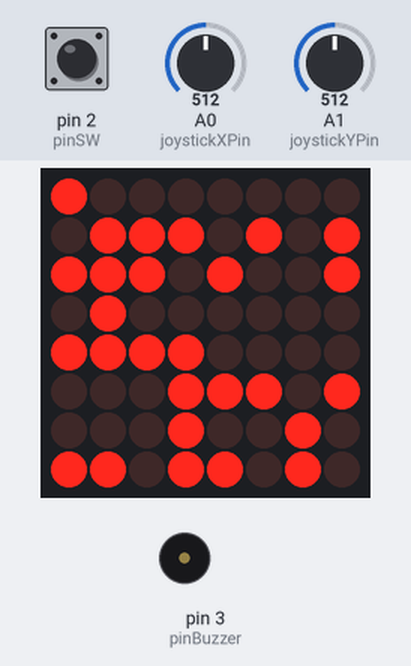
Bench run of a sketch on a simulated Arduino Uno, built with avr-gcc and run on an emulated ATmega328P. Parts: 8×8 LED matrix, buzzer (waves = sounding). The test bench sets the inputs (shaded band); at power-on: A0 (joystickXPin) = 512, pin 2 (pinSW) HIGH, A1 (joystickYPin) = 512. Random numbers use the default seed unless the sketch sets one.

Above: at 1.2 s.
1.3 s: A0 (joystickXPin) set to 887
3.0 s: A0 (joystickXPin) set to 909
At 4.6 s:
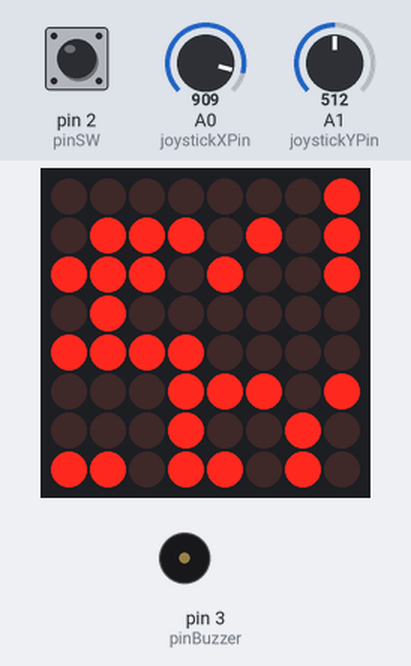
6.0 s: pin 2 (pinSW) pulled LOW for 1 s
At 6.8 s:
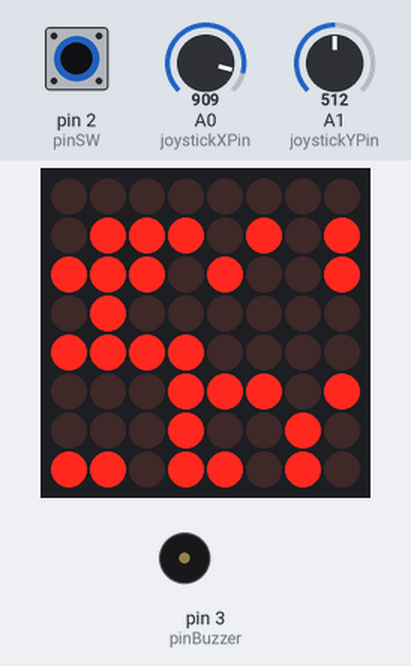
10.0 s: A0 (joystickXPin) set to 190
At 12.0 s:
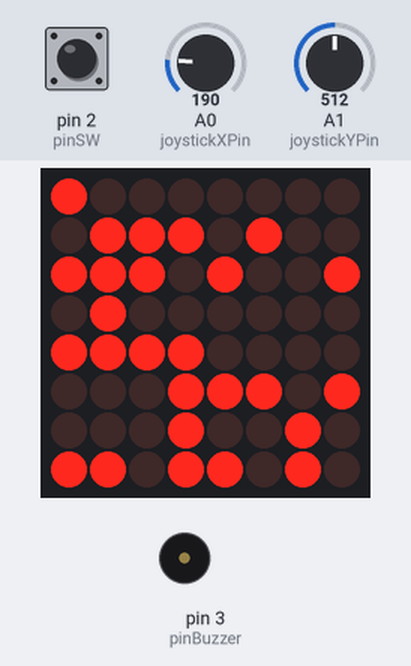
Timing chart, 0 to 13.5 s (numbered marks = the images above; inputs shaded):
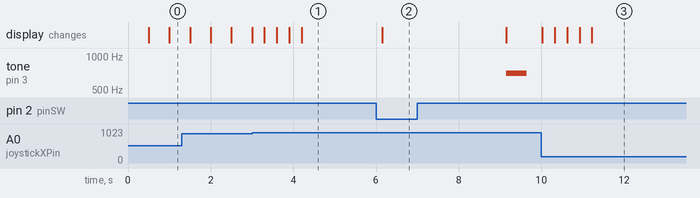

Measured:
- the behaviour switches between 900 and 901 on A0 (joystickXPin) (found by bisection; images 0 and 1)
- after the input at 6.0 s, tone on pin 3 (pinBuzzer): silent → 700 Hz after 3.2 s, → silent 0.50 s later; the display: changes after 0.16 s (image 2)

The sketch:

tema7.ino
```cpp
#include <LedControl.h>

// Initialize the LED matrix
LedControl lc = LedControl(12, 11, 10, 1); // (DataIn, CLK, LOAD, Number of MAX7219 ICs)

// Define variables for joystick pins
const int pinSW = 2;
const int joystickXPin = A0;
const int joystickYPin = A1;

const int pinBuzzer = 3;

// Matrix size
const int matrixSize = 8;
byte matrixBrightness = 5;

int freqBuzzer = 700;
int timeBuzzer = 500;

// 2D array to represent the matrix
byte mapPlay[matrixSize][matrixSize];

// Player position
int playerX = 0;
int playerY = 0;

// Player blinking variables
bool isPlayerVisible = true;
bool isPlayerBlinking = true;  // Added variable to control player blinking
unsigned long lastPlayerBlinkTime = 0;
const unsigned long playerBlinkInterval = 500; // Player blinks every 500 milliseconds

// Player movement variables
bool isPlayerMoving = false;
unsigned long lastMoveTime = 0;
const unsigned long moveInterval = 200; // Move every 200 milliseconds

// Bomb variables
bool isBombPlaced = false;
unsigned long bombStartTime = 0;
unsigned long lastBombBlinkTime = 0;
const unsigned long bombBlinkInterval = 50; // Bomb blinks every 100 milliseconds
const unsigned long bombDetonationTime = 3000; // Bomb detonates after 5 seconds

unsigned long previousMillis = 0;
unsigned long lastDebounceTime = 0;
unsigned long debounceDelay = 150;

int lastSwState = HIGH; // Assume switch is initially not pressed
int swState = HIGH;

bool bombLedState = false;

void generateMap(){
  // Calculate the number of LEDs to set randomly (50% to 75% of the remaining matrix)
  int numLedsToSet = random((matrixSize * matrixSize) / 2, ((matrixSize * matrixSize) / 2) + ((matrixSize * matrixSize) / 4));

  // Set random LEDs within the specified range, excluding the top-left square
  for (int i = 0; i < numLedsToSet; ++i) {
    int row, col;

    // Generate random coordinates
    row = random(1, matrixSize); // Avoid the first row
    col = random(matrixSize);

    // Set the LED
    lc.setLed(0, row, col, true);
    mapPlay[row][col] = 1;
  }
}

void player() {
  // Blinking effect
  unsigned long currentTime = millis();

  // Check if the player is not moving and enough time has passed since the last blink
  if (!isBombPlaced && isPlayerBlinking && !isPlayerMoving && currentTime - lastPlayerBlinkTime >= playerBlinkInterval) {
    isPlayerVisible = !isPlayerVisible;
    lastPlayerBlinkTime = currentTime;
  }

  // Display the player on the LED matrix
  if (isPlayerVisible && !isBombPlaced) {
    lc.setLed(0, playerY, playerX, true);
  } else {
    lc.setLed(0, playerY, playerX, false);
  }

   if (isPlayerMoving){
    lc.setLed(0, playerY, playerX, true);
  }

  if (isBombPlaced){
    lc.setLed(0, playerY, playerX, false);
  }
}

void movePlayer(int deltaX, int deltaY) {
  // Check if the player is moving
  isPlayerMoving = (deltaX != 0 || deltaY != 0);

  // Check if enough time has passed since the last movement
  unsigned long currentTime = millis();
  if (currentTime - lastMoveTime >= moveInterval) {
    // Check if the next position is within the boundaries and not a wall
    int nextX = playerX + deltaX;
    int nextY = playerY + deltaY;

    if (nextX >= 0 && nextX < matrixSize && nextY >= 0 && nextY < matrixSize && mapPlay[nextY][nextX] != 1) {
      // Clear the current player position
      lc.setLed(0, playerY, playerX, false);

      // Update the player position
      playerX = nextX;
      playerY = nextY;
    }

    // Update the last movement time
    lastMoveTime = currentTime;
  }
}

void bomb() {
  int reading = digitalRead(pinSW);

  if (reading != lastSwState) {
    lastDebounceTime = millis(); //lastTime
  }

  if ((millis() - lastDebounceTime) > debounceDelay) {
    if (reading != swState) {
      swState = reading;
      if (swState == LOW) { // Button is pressed
        if (!isBombPlaced) {
          // Place the bomb at the player's position
          isBombPlaced = true;
          bombStartTime = millis();

          // Stop player blinking when the bomb is placed
          isPlayerBlinking = false;
          // lc.setLed(0, playerY, playerX, false);
        }
      }
    }
  }

  lastSwState = reading;

  // Check if the bomb is placed and enough time has passed for blinking
  if (isBombPlaced) {
    unsigned long currentTimeBomb = millis();
    if (currentTimeBomb - lastBombBlinkTime >= bombBlinkInterval) {
      bombLedState = !bombLedState; // Toggle bomb LED state
      lc.setLed(0, playerY, playerX, bombLedState); // Set bomb LED based on the toggle state
      lastBombBlinkTime = currentTimeBomb;
    }

    // Check if enough time has passed for detonation
    if (currentTimeBomb - bombStartTime >= bombDetonationTime) {
      // Detonate the bomb: Destroy walls in the vicinity
      destroyWalls(playerX - 1, playerY);
      destroyWalls(playerX, playerY - 1);
      destroyWalls(playerX + 1, playerY);
      destroyWalls(playerX, playerY + 1);

      // Clear the bomb
      lc.setLed(0, playerY, playerX, false);
      isBombPlaced = false;

      // Resume player blinking after the bomb explodes
      isPlayerBlinking = true;
      tone(pinBuzzer, freqBuzzer, timeBuzzer);
    }
  }
}

void destroyWalls(int x, int y) {
  if (x >= 0 && x < matrixSize && y >= 0 && y < matrixSize && mapPlay[y][x] == 1) {
    // Clear the wall
    lc.setLed(0, y, x, false);
    mapPlay[y][x] = 0;
  }
}

void howToMove() {
  // Read joystick values
  int joystickX = analogRead(joystickXPin);
  int joystickY = analogRead(joystickYPin);

  // Map joystick values to player movement
  int deltaX = 0;
  int deltaY = 0;

  if (joystickX < 200) {
    deltaX = -1; // Left
  } else if (joystickX > 900) {
    deltaX = 1; // Right
  }

  if (joystickY < 200) {
    deltaY = -1; // Up
  } else if (joystickY > 900) {
    deltaY = 1; // Down
  }

  // Move the player
  movePlayer(deltaX, deltaY);
}

void setup() {
  // Seed the random number generator with an analogRead value
  randomSeed(analogRead(A3));

  // the zero refers to the MAX7219 number, it is zero for 1 chip
  lc.shutdown(0, false); // turn off power saving, enables display
  lc.setIntensity(0, matrixBrightness); // sets brightness (0~15 possible values)
  lc.clearDisplay(0); // clear screen

  // Set joystick and switch pins as inputs
  pinMode(pinSW, INPUT_PULLUP);
  pinMode(joystickXPin, INPUT);
  pinMode(joystickYPin, INPUT);

  generateMap();
  player(); // Initial display of the player
}

void loop() {
  howToMove();

  // Handle bomb placement and detonation
  bomb();

  // Display the player
  player();
}
```
